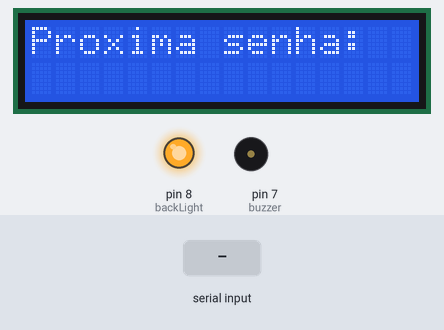
This sketch was run on a simulated Arduino Uno, built with avr-gcc and run on an emulated ATmega328P. On the bench: 16×2 character LCD, output pins drawn as LEDs (lit = HIGH), buzzer (waves = sounding). The test bench sets the inputs (shaded band).

Above: at 1.2 s.
1.3 s: "1\n" received over Serial
At 2.0 s:
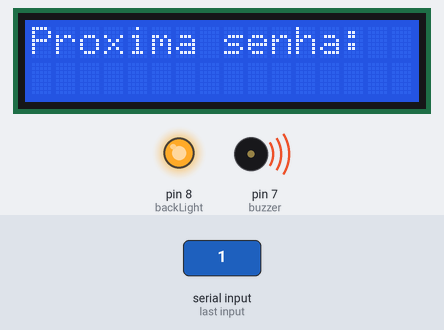
3.8 s: "0\n" received over Serial
At 6.0 s:
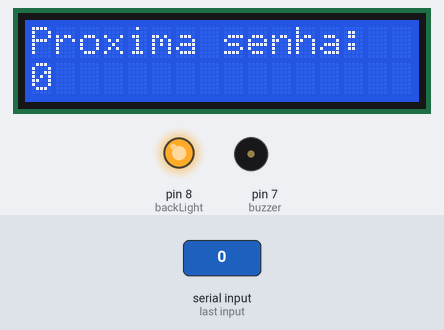
6.3 s: "2\n" received over Serial
At 7.9 s:
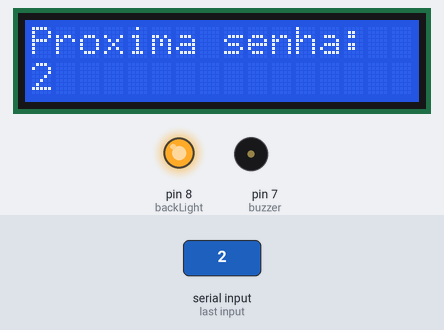
Timing chart, 0 to 9.4 s (numbered marks = the images above; inputs shaded):
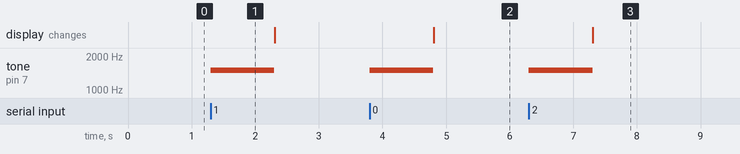

The sketch:

arduinoCode.ino
```cpp
#include <LiquidCrystal.h>

LiquidCrystal lcd(12, 11, 10, 5, 4, 3, 2);

int backLight = 8;
int buzzer = 7;

void setup() {
  pinMode(backLight, OUTPUT);
  digitalWrite(backLight, HIGH);
  lcd.begin(16, 2);
  lcd.clear();
  lcd.setCursor(0, 0);
  lcd.print("Proxima senha:");
  lcd.setCursor(0, 1);
  lcd.print(" ");  // Limpa o campo da senha

  Serial.begin(9600);
  pinMode(buzzer, OUTPUT);
  digitalWrite(buzzer, LOW);
}

void loop() {
  // Verifica se há dados disponíveis na porta serial
  if (Serial.available() > 0) {
    String data = Serial.readStringUntil('\n'); // Lê a linha inteira com a senha formatada, como B01 ou C10

    // Toca o buzzer ao mudar o número
    tone(buzzer, 1500, 1000);
    delay(1000);
    noTone(buzzer);

    // Atualiza o display com o número da senha diretamente
    lcd.clear();
    lcd.setCursor(0, 0);
    lcd.print("Proxima senha:");
    lcd.setCursor(0, 1);
    lcd.print(data);
  }
}
```

Measured:
- after the input at 1.3 s, tone on pin 7 (buzzer): silent → 1500 Hz at once, → silent 1.0 s later
- after the input at 3.8 s, tone on pin 7 (buzzer): silent → 1500 Hz at once, → silent 1.0 s later; the display: changes after 1.0 s (image 2)
- after the input at 6.3 s, tone on pin 7 (buzzer): silent → 1500 Hz at once, → silent 1.0 s later; the display: changes after 1.0 s (image 3)
